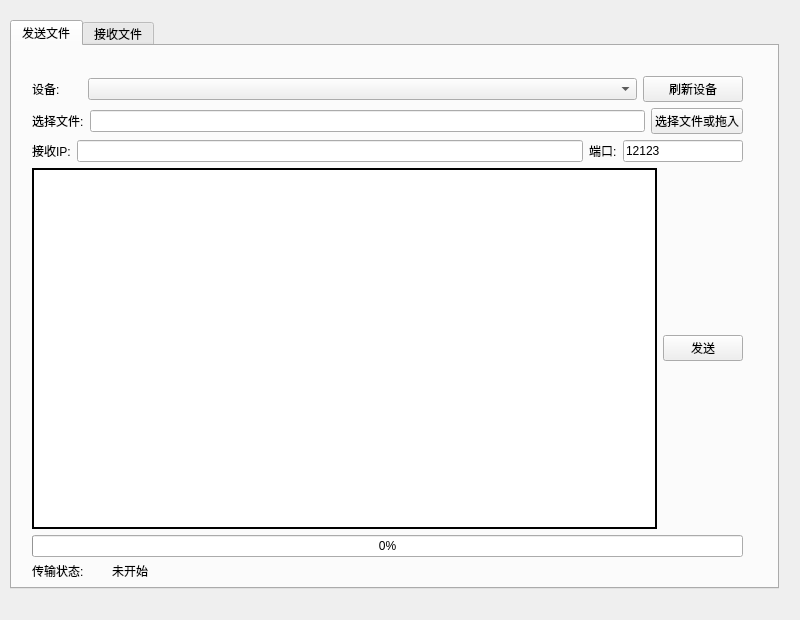
<?xml version="1.0" encoding="UTF-8"?>
<ui version="4.0">
 <class>MainWindow</class>
 <widget class="QMainWindow" name="MainWindow">
  <property name="geometry">
   <rect>
    <x>0</x>
    <y>0</y>
    <width>800</width>
    <height>620</height>
   </rect>
  </property>
  <property name="sizePolicy">
   <sizepolicy hsizetype="Expanding" vsizetype="Expanding">
    <horstretch>0</horstretch>
    <verstretch>0</verstretch>
   </sizepolicy>
  </property>
  <property name="minimumSize">
   <size>
    <width>800</width>
    <height>620</height>
   </size>
  </property>
  <property name="maximumSize">
   <size>
    <width>800</width>
    <height>620</height>
   </size>
  </property>
  <property name="windowTitle">
   <string>MainWindow</string>
  </property>
  <widget class="QWidget" name="centralwidget">
   <widget class="QWidget" name="verticalLayoutWidget">
    <property name="geometry">
     <rect>
      <x>9</x>
      <y>19</y>
      <width>771</width>
      <height>571</height>
     </rect>
    </property>
    <layout class="QVBoxLayout" name="verticalLayout">
     <property name="sizeConstraint">
      <enum>QLayout::SizeConstraint::SetDefaultConstraint</enum>
     </property>
     <property name="leftMargin">
      <number>1</number>
     </property>
     <property name="topMargin">
      <number>1</number>
     </property>
     <property name="rightMargin">
      <number>1</number>
     </property>
     <property name="bottomMargin">
      <number>1</number>
     </property>
     <item>
      <widget class="QTabWidget" name="tabWidget">
       <property name="sizePolicy">
        <sizepolicy hsizetype="Expanding" vsizetype="Expanding">
         <horstretch>0</horstretch>
         <verstretch>0</verstretch>
        </sizepolicy>
       </property>
       <property name="currentIndex">
        <number>0</number>
       </property>
       <widget class="QWidget" name="sendPage">
        <attribute name="title">
         <string>发送文件</string>
        </attribute>
        <widget class="QLabel" name="tranlabel">
         <property name="geometry">
          <rect>
           <x>20</x>
           <y>515</y>
           <width>71</width>
           <height>19</height>
          </rect>
         </property>
         <property name="text">
          <string>传输状态:</string>
         </property>
        </widget>
        <widget class="QLabel" name="statuslabel">
         <property name="geometry">
          <rect>
           <x>100</x>
           <y>515</y>
           <width>69</width>
           <height>19</height>
          </rect>
         </property>
         <property name="text">
          <string>未开始</string>
         </property>
        </widget>
        <widget class="QWidget" name="">
         <property name="geometry">
          <rect>
           <x>20</x>
           <y>30</y>
           <width>711</width>
           <height>481</height>
          </rect>
         </property>
         <layout class="QVBoxLayout" name="verticalLayout_2">
          <item>
           <layout class="QHBoxLayout" name="horizontalLayout">
            <item>
             <widget class="QLabel" name="label">
              <property name="maximumSize">
               <size>
                <width>50</width>
                <height>16777215</height>
               </size>
              </property>
              <property name="text">
               <string>设备:</string>
              </property>
             </widget>
            </item>
            <item>
             <widget class="QComboBox" name="comboBox"/>
            </item>
            <item>
             <widget class="QPushButton" name="RefreshIPButton">
              <property name="maximumSize">
               <size>
                <width>100</width>
                <height>16777215</height>
               </size>
              </property>
              <property name="text">
               <string>刷新设备</string>
              </property>
             </widget>
            </item>
           </layout>
          </item>
          <item>
           <layout class="QHBoxLayout" name="horizontalLayout_2">
            <item>
             <widget class="QLabel" name="selectfile">
              <property name="text">
               <string>选择文件:</string>
              </property>
             </widget>
            </item>
            <item>
             <widget class="QLineEdit" name="FileNameLineEdit"/>
            </item>
            <item>
             <widget class="QPushButton" name="BrowserButton">
              <property name="text">
               <string>选择文件或拖入</string>
              </property>
             </widget>
            </item>
           </layout>
          </item>
          <item>
           <layout class="QHBoxLayout" name="horizontalLayout_3">
            <item>
             <widget class="QLabel" name="receiveIP">
              <property name="text">
               <string>接收IP:</string>
              </property>
             </widget>
            </item>
            <item>
             <widget class="QLineEdit" name="ReceiveIPLineEdit"/>
            </item>
            <item>
             <widget class="QLabel" name="port">
              <property name="text">
               <string>端口:</string>
              </property>
             </widget>
            </item>
            <item>
             <widget class="QLineEdit" name="PortLineEdit">
              <property name="maximumSize">
               <size>
                <width>120</width>
                <height>16777215</height>
               </size>
              </property>
              <property name="inputMethodHints">
               <set>Qt::InputMethodHint::ImhFormattedNumbersOnly</set>
              </property>
              <property name="inputMask">
               <string>99999</string>
              </property>
              <property name="text">
               <string>12123</string>
              </property>
              <property name="maxLength">
               <number>5</number>
              </property>
             </widget>
            </item>
           </layout>
          </item>
          <item>
           <layout class="QHBoxLayout" name="horizontalLayout_4" stretch="0,0">
            <item>
             <widget class="QTextBrowser" name="textBrowser">
              <property name="frameShape">
               <enum>QFrame::Shape::Box</enum>
              </property>
              <property name="frameShadow">
               <enum>QFrame::Shadow::Plain</enum>
              </property>
              <property name="lineWidth">
               <number>2</number>
              </property>
             </widget>
            </item>
            <item>
             <widget class="QPushButton" name="Sendbutton">
              <property name="text">
               <string>发送</string>
              </property>
             </widget>
            </item>
           </layout>
          </item>
          <item>
           <widget class="QProgressBar" name="progressBar">
            <property name="value">
             <number>0</number>
            </property>
           </widget>
          </item>
         </layout>
        </widget>
       </widget>
       <widget class="QWidget" name="receivePage">
        <attribute name="title">
         <string>接收文件</string>
        </attribute>
        <widget class="QPushButton" name="pushButton">
         <property name="geometry">
          <rect>
           <x>50</x>
           <y>40</y>
           <width>93</width>
           <height>28</height>
          </rect>
         </property>
         <property name="text">
          <string>接受路径</string>
         </property>
        </widget>
        <widget class="QLineEdit" name="savepathLineEdit">
         <property name="geometry">
          <rect>
           <x>160</x>
           <y>40</y>
           <width>511</width>
           <height>25</height>
          </rect>
         </property>
        </widget>
        <widget class="QPushButton" name="pushButton_2">
         <property name="geometry">
          <rect>
           <x>630</x>
           <y>300</y>
           <width>93</width>
           <height>28</height>
          </rect>
         </property>
         <property name="text">
          <string>PushButton</string>
         </property>
        </widget>
        <widget class="QLineEdit" name="lineEdit_2">
         <property name="geometry">
          <rect>
           <x>60</x>
           <y>130</y>
           <width>421</width>
           <height>261</height>
          </rect>
         </property>
        </widget>
       </widget>
      </widget>
     </item>
    </layout>
   </widget>
  </widget>
 </widget>
 <resources/>
 <connections/>
</ui>
